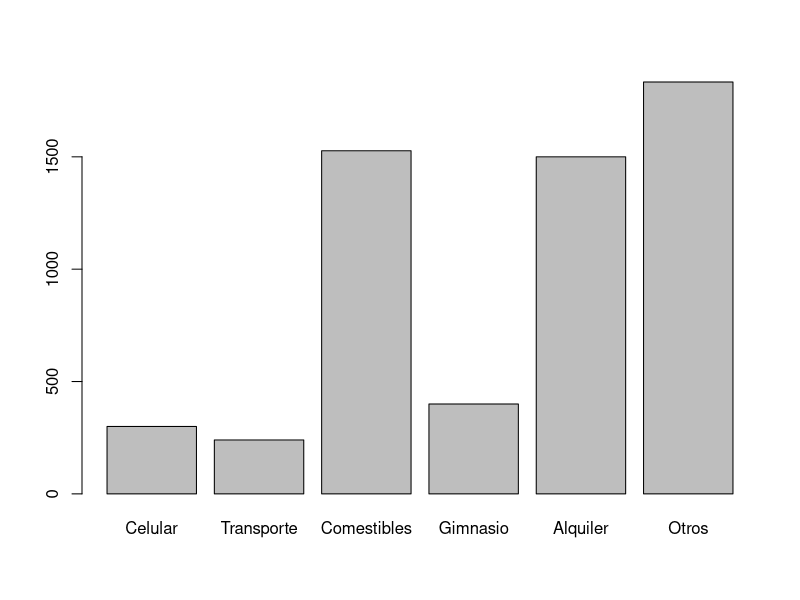
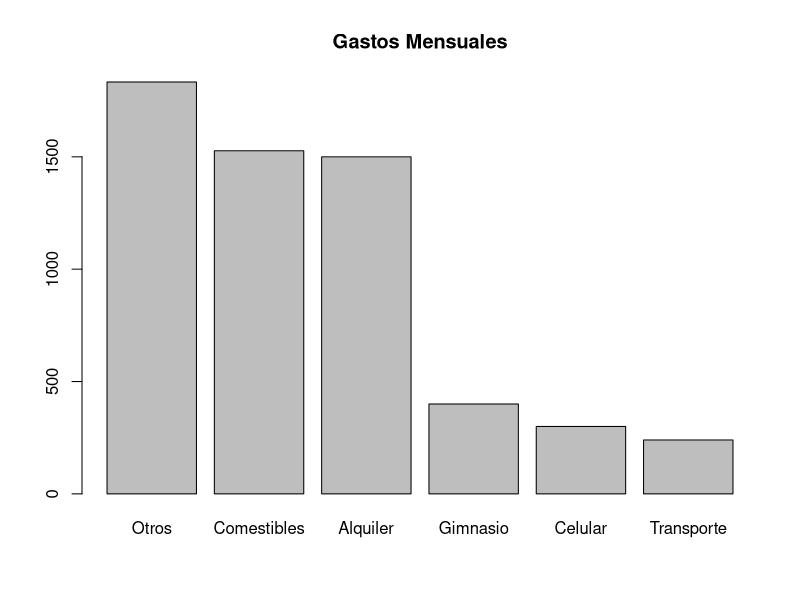

Write the R code that produced these figures, in order.
# Estadistica en la Investigación Científica 2026

# Repositorio del programa de Doctorado Estadística en la Investigación DCMRN 

# César Aldair Martínez Gauna

# Sesión 2: Fecha 09/02/26

############################

# Gastos mensuales
300+240+1527+400+1500+1833

# Variables de almacén de datos
Celular <- 300
Transporte <- 240
Comestibles <- 1527
Gimnasio <- 400
Alquiler <- 1500
Otros <- 1833
Sumatoria <-5800

Celular
Transporte
Comestibles
Gimnasio
Alquiler
Otros
Sumatoria

# ¿Cuánto gastaría durante un semestre escolar (5 meses)?
Sumatoria*5 ## El gasto sería de 29,000 pesos.

# ¿Cuánto gastaría durante un año escolar (10 meses)?
Sumatoria*10 ## El gasto sería de 58,000 pesos.

# Comprobación de función
sum(Celular+Transporte+Comestibles+Gimnasio+Alquiler+Otros)

# Autoevaluación
# Toma los datos creados de celular, transporte, comestibles etc. para crear
# un vector "gastos".

Gastos <- c(Celular=Celular, Transporte=Transporte, Comestibles=Comestibles, 
            Gimnasio=Gimnasio, Alquiler=Alquiler, Otros=Otros)

# Usar función barplot () para generar un diagrama de barra de gastos
barplot(Gastos)

# Usar función sort () para ordenar los Gastos de manera decreciente
sort(Gastos)

# Usar función sort () y barplot () para generar un diagrama de barra de gastos
# orden decreciente

help("sort")

sort(Gastos, decreasing = TRUE)
sort(Gastos, decreasing = FALSE)

Gastos_decrecientes <- c(sort(Gastos, decreasing = TRUE))

# Genera el gráfico con las barras ordenadas
barplot(Gastos_decrecientes, main = "Gastos Mensuales")

# Parte II Variables

## Problema 1:

### Identifique el tipo de variable (cualitativa o cuantitativa) para la lista
### de preguntas de una encuesta aplicada a estudiantes universitarios en una clase de estadística

# Nombre de estudiante.*Cualitativo*

# Fecha de nacimiento: (21/10/1995) *Cualitativo*

# Edad (en años). *Cuantitativo*

# Dirección de casa: 1234 Ave. Alamo) *Cualitativo*

# Número de teléfono: 510-123-4567). *Cualitativo*

# Área principal de estudio. *Cualitativo*

# Grado de año universitario: primer año, segundo año, tercer año, último año.*Cualitativo*

# Puntaje en la prueba de mitad de período (basado en 100 puntos posibles). *Cuantitativo*

# Calificación general: A, B, C, D, F. *Cualitativo*

# Tiempo (en minutos) para completar la prueba final de MCF 202. *Cuantitativo*

# Número de hermanos. *Cuantitativo*
